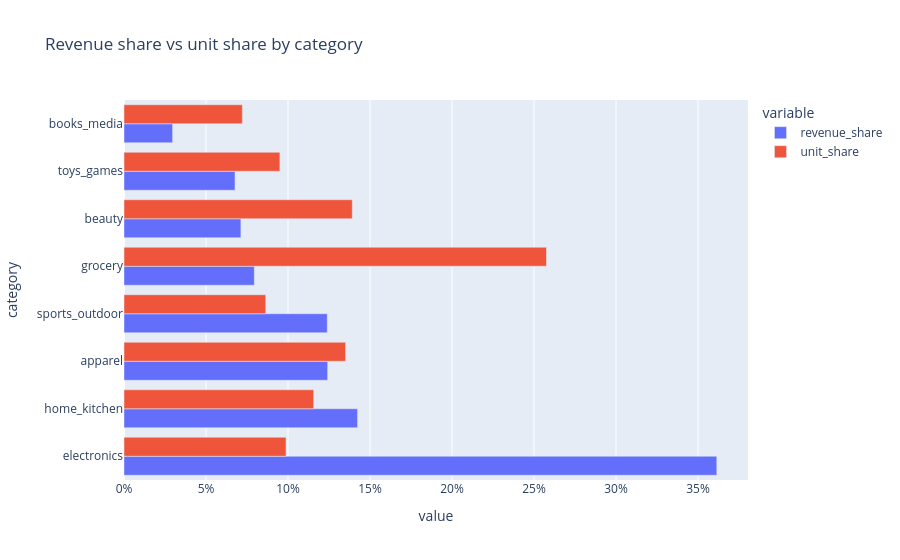

Notebook code cell kept with this figure:
### Code cell
px.bar(cat.reset_index().melt(id_vars="category", value_vars=["revenue_share", "unit_share"]),
       x="value", y="category", color="variable", barmode="group", orientation="h",
       title="Revenue share vs unit share by category").update_xaxes(tickformat=".0%")

### Figure 1 — Plotly figure (JSON) as saved in the notebook; plotly's stock layout.template omitted (floating-point values rounded to 4 significant figures)
{"data": [{"alignmentgroup": "True", "hovertemplate": "variable=revenue_share<br>value=%{x}<br>category=%{y}<extra></extra>", "legendgroup": "revenue_share", "marker": {"color": "#636efa", "pattern": {"shape": ""}}, "name": "revenue_share", "offsetgroup": "revenue_share", "orientation": "h", "showlegend": true, "textposition": "auto", "type": "bar", "x": [0.3614, 0.1424, 0.1242, 0.1239, 0.07945, 0.07127, 0.06769, 0.02963], "xaxis": "x", "y": ["electronics", "home_kitchen", "apparel", "sports_outdoor", "grocery", "beauty", "toys_games", "books_media"], "yaxis": "y"}, {"alignmentgroup": "True", "hovertemplate": "variable=unit_share<br>value=%{x}<br>category=%{y}<extra></extra>", "legendgroup": "unit_share", "marker": {"color": "#EF553B", "pattern": {"shape": ""}}, "name": "unit_share", "offsetgroup": "unit_share", "orientation": "h", "showlegend": true, "textposition": "auto", "type": "bar", "x": [0.0988, 0.1157, 0.1351, 0.08644, 0.2576, 0.1392, 0.09504, 0.07216], "xaxis": "x", "y": ["electronics", "home_kitchen", "apparel", "sports_outdoor", "grocery", "beauty", "toys_games", "books_media"], "yaxis": "y"}], "layout": {"barmode": "group", "legend": {"title": {"text": "variable"}, "tracegroupgap": 0}, "title": {"text": "Revenue share vs unit share by category"}, "xaxis": {"anchor": "y", "domain": [0.0, 1.0], "tickformat": ".0%", "title": {"text": "value"}}, "yaxis": {"anchor": "x", "domain": [0.0, 1.0], "title": {"text": "category"}}}}
